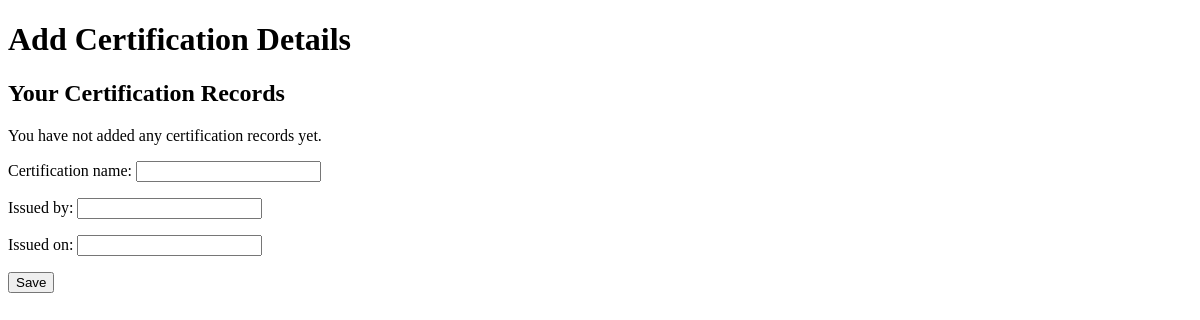
Page /jobapp/add_certification/ (signed in) on the earlier database version.
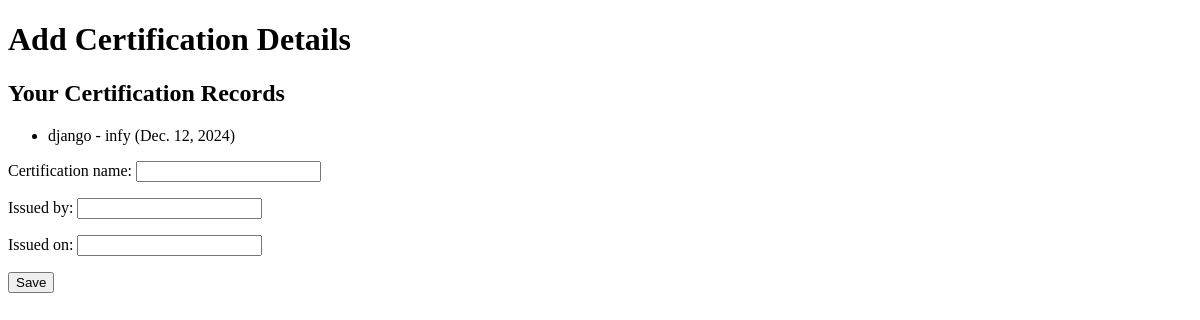
Same page on the later database version.
### jobapp/models.py (models this page shows, shortened)
class Certification(models.Model):
    user=models.OneToOneField(User,on_delete=models.CASCADE)
    certification_name=models.CharField(max_length=30)
    issued_by=models.CharField(max_length=50)
    issued_on=models.DateField(null=True)

### jobapp/views.py (the view)
# urls.py: path('add_certification/',views.add_certificate,name='add_certification'),
def add_certificate(request):
    user = request.user
    existing_certificate = Certification.objects.filter(user=user)
    if request.method == 'POST':
         form = CertificationForm(request.POST, request.FILES)
         if form.is_valid():
            education = form.save(commit=False)
            education.user = user  # Assign the logged-in user to the education record
            education.save()
            return redirect('candidate_view')  # Redirect to a page displaying all education records
    else:
        form = CertificationForm()
    return render(request, 'add_certification.html', {'form': form, 'existing_certificate': existing_certificate})

### jobapp/forms.py
class CertificationForm(forms.ModelForm):
    class Meta:
        model = Certification
        fields = ['certification_name','issued_by','issued_on']

### jobapp/templates/add_certification.html (shortened to what this page needs)
<!DOCTYPE html>
<html lang="en">
<head>
</head>
<body>
    <h1>Add Certification Details</h1>
    <h2>Your Certification Records</h2>
    {% if existing_certificate %}
        <ul>
            {% for certification in existing_certificate %}
                <li>{{ certification.certification_name }} - {{ certification.issued_by }} ({{ certification.issued_on}})</li>
            {% endfor %}
        </ul>
    {% else %}
        <p>You have not added any certification records yet.</p>
    {% endif %}
    <form method="post">
        {{ form.as_p }}
        <button type="submit">Save </button>
    </form>
</body>
</html>

Differences in the rows shown:
added Certification: certification_name "django", issued_by "infy", issued_on "Dec. 12, 2024"
Other differences:
text no longer shown: "You have not added any certification records yet."
